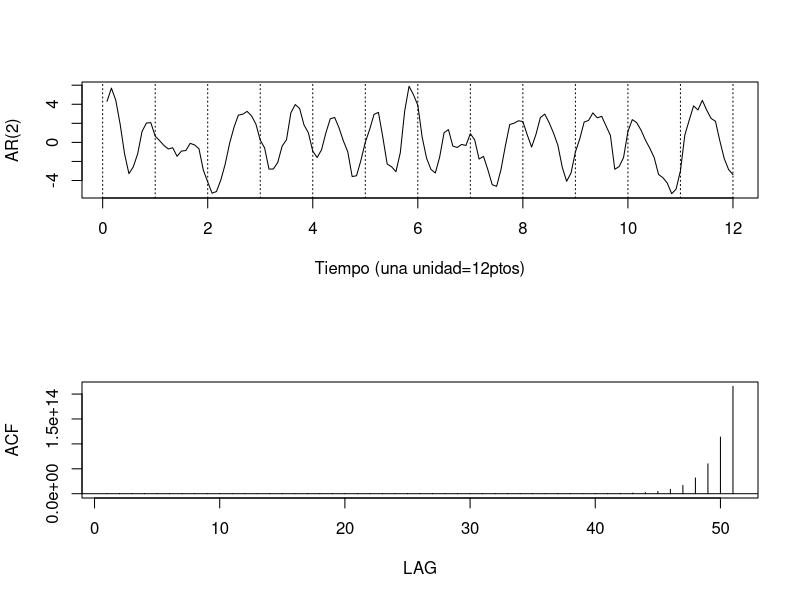

Reproduce this figure in R. (Note: this script raises an error after producing the figure.)
## ---- chunk 1
# Simulación del proceso AR(2)
set.seed(5)
ar2=arima.sim(list(order=c(2,0,0), ar=c(1.5,-0.75)), n=144)
# Gráfico del proceso AR(2)
par(mfrow=c(2,1))
plot(1:144/12,ar2,type="l",xlab="Tiempo (una unidad=12ptos)",ylab="AR(2)")
abline(v=0:12,lty="dotted")
# Raices del polinomio asociado
Arg(polyroot(c(1,-1.5,0.75))[1])/(2*pi)
# Cálculo de la ACF
ACF = ARMAacf(ar=c(1.5,0.75),ma=0,50)
# Gráfico de la ACF
plot(ACF,type="h",xlab="LAG")
abline(h=0)
## ---- chunk 2
knitr::include_graphics("images/Estimacion-Yule-Walker-serie-reclutamiento.png")
